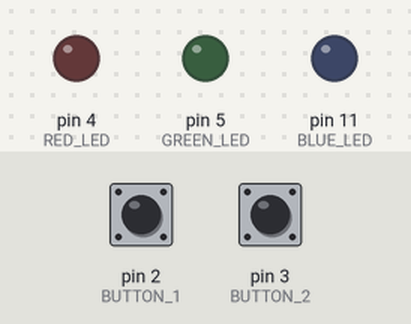
A sketch run on a simulated Arduino Uno, built with avr-gcc and run on an emulated ATmega328P. On the bench: output pins drawn as LEDs (lit = HIGH). The test bench sets the inputs (shaded band); at power-on: pin 2 (BUTTON_1) HIGH, pin 3 (BUTTON_2) HIGH.

Above: at 1.2 s.
1.3 s: pin 2 (BUTTON_1) pulled LOW for 0.15 s
At 2.6 s:
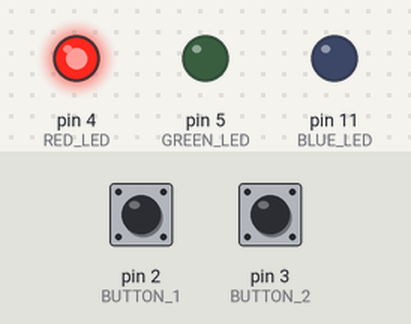
2.9 s: pin 3 (BUTTON_2) pulled LOW for 0.15 s
At 4.5 s:
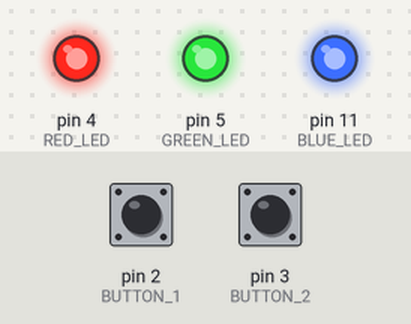
5.5 s: pin 2 (BUTTON_1) pulled LOW for 1 s
At 7.0 s:
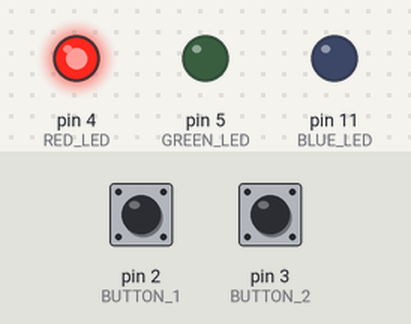
8.0 s: pin 2 (BUTTON_1) pulled LOW for 0.15 s
At 8.9 s:
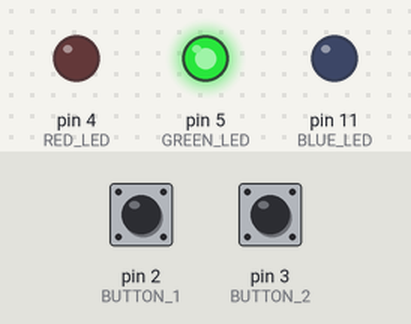
9.6 s: pin 2 (BUTTON_1) pulled LOW for 3.2 s
At 14.0 s:
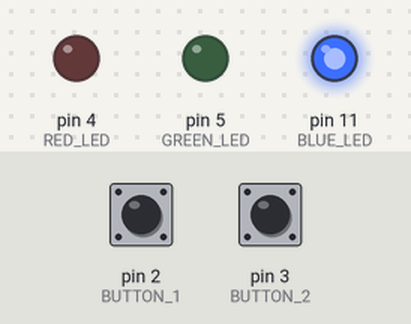
14.3 s: pin 3 (BUTTON_2) pulled LOW for 1 s
At 16.9 s:
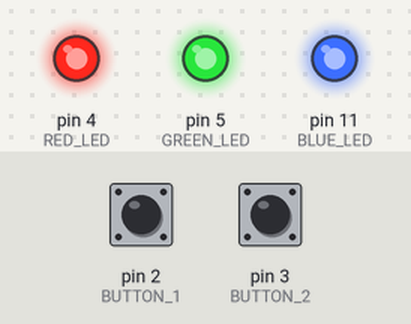
Timing chart, 0 to 18.4 s (numbered marks = the images above; inputs shaded):
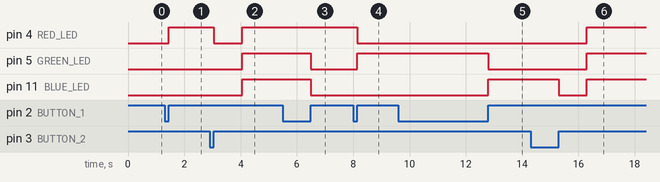

The sketch:

ENCE_3210_Lab_2_P3.ino
```cpp
/*
 * Kevin Granillo
 * January 16, 2025
 *
 * This program is a calculator with three different operations.
 * When a button is pressed the red LED turns on showing that addition has been selected.
 * When the button is pressed again, the green LED turns on showing subtraction has been selected
 * When the button is pressed for a third time, the blue LED turns on showing multiplication has been selected
 *
 * When the second button is pressed, the selected operation will be applied to the first elements of an array and all the lights turn off
 * The operation is then applied to the rest of the array and all the lights turn off
 * The calculator can be used again by pressing the first button
 *
 *
 *
 */
 // Assign pins to the buttons and LEDS
#define RED_LED 4
#define GREEN_LED 5
#define BLUE_LED 11
#define BUTTON_1 2
#define BUTTON_2 3

// Sets a button counter
int gButtonCounter = 0;

// Sets arrays with numbers as constant integers
const int gArrayOne[10] = {1,3,5,2,4,7,2,9,2,8};
const int gArrayTwo[10] = {4,7,2,5,1,3,7,8,9,9};
// Answers are saved in this array
int gAnswers[10] ={};
// Length of arrays for "for" loops
const int gArrayLength = 10;

int gButton_2_Flag = 0;

void setup() {
  // put your setup code here, to run once:
  Serial.begin(9600);
  // Sets LEDS as outputs
  pinMode(RED_LED, OUTPUT);
  pinMode(GREEN_LED, OUTPUT);
  pinMode(BLUE_LED, OUTPUT);
  // Sets buttons as inputs with pullup resistors
  pinMode(BUTTON_1, INPUT_PULLUP);
  pinMode(BUTTON_2, INPUT_PULLUP);
  // Starts all LEDS as off
  digitalWrite(RED_LED, LOW);
  digitalWrite(GREEN_LED, LOW);
  digitalWrite(BLUE_LED, LOW);

  attachInterrupt(digitalPinToInterrupt(BUTTON_1), isr_button_1,CHANGE);
  attachInterrupt(digitalPinToInterrupt(BUTTON_2), isr_button_2,CHANGE);

}

void loop() {
  // If statement reads the amount of times button 1 has been pressed
  if(gButtonCounter == 1){
    // Turns Red LED on and all other LEDs off
    digitalWrite(RED_LED, HIGH);
    digitalWrite(GREEN_LED, LOW);
    digitalWrite(BLUE_LED, LOW);
    // If statement activates if second button is pressed while Red LED is on
    if(gButton_2_Flag == 1){
      // Adds first elements in the arrays and saves them in the third array
      gAnswers[0] = gArrayOne[0]+gArrayTwo[0];
      // Turns off all the LEDS
      digitalWrite(RED_LED, LOW);
      digitalWrite(GREEN_LED, LOW);
      digitalWrite(BLUE_LED, LOW);
      delay(1000);
      // Adds the rest of the elements in the array
      for(int i =1; i<gArrayLength;i++){
        gAnswers[i] = gArrayOne[i]+gArrayTwo[i];
      }
      // All LEDS are turned off and calculator is reset
      digitalWrite(RED_LED, HIGH);
      digitalWrite(GREEN_LED, HIGH);
      digitalWrite(BLUE_LED, HIGH);
      delay(1000);
      gButtonCounter = 0;
      gButton_2_Flag = 0;
    }
  }
  // If statement activates when first button is pressed twice
  if(gButtonCounter == 2){
    // Green LED turns on and all others turn off
    digitalWrite(GREEN_LED, HIGH);
    digitalWrite(RED_LED, LOW);
    digitalWrite(BLUE_LED, LOW);
    // If statement activates when second button is pressed while Green LED is on
    if(gButton_2_Flag == 1){
      // Subtracts the first elements of the two arrays and saves the results in the third array
      gAnswers[0] = gArrayOne[0]-gArrayTwo[0];
      // All LEDs turn off
      digitalWrite(RED_LED, LOW);
      digitalWrite(GREEN_LED, LOW);
      digitalWrite(BLUE_LED, LOW);
      delay(1000);
      // Subtracts the rest of the array elements and saves them in the third array
      for(int i =1; i<gArrayLength;i++){
      gAnswers[i] = gArrayOne[i]-gArrayTwo[i];
     }
     // Turns on all the LEDs
      digitalWrite(RED_LED, HIGH);
      digitalWrite(GREEN_LED, HIGH);
      digitalWrite(BLUE_LED, HIGH);
      delay(1000);
      // Resets calculator
      gButtonCounter = 0;
      gButton_2_Flag = 0;
  }
}
  // Turns on the Blue LED when the button is pressed is three times
  if(gButtonCounter == 3){
    digitalWrite(GREEN_LED, LOW);
    digitalWrite(RED_LED, LOW);
    digitalWrite(BLUE_LED, HIGH);
    //  If second button is pressed while blue LED is on multipllication is activated
    if(gButton_2_Flag == 1){
      // First two elements are multiplied together and saved in third array
      gAnswers[0] = gArrayOne[0]*gArrayTwo[0];
      // All LEDs turn off
      digitalWrite(RED_LED, LOW);
      digitalWrite(GREEN_LED, LOW);
      digitalWrite(BLUE_LED, LOW);
      delay(1000);
      // The rest of the elements are multiplied
      for(int i =1; i<gArrayLength;i++){
        gAnswers[i] = gArrayOne[i]*gArrayTwo[i];
      }
      // All LEDs turn on
      digitalWrite(RED_LED, HIGH);
      digitalWrite(GREEN_LED, HIGH);
      digitalWrite(BLUE_LED, HIGH);
      delay(1000);
      // Calculator is reset
      gButtonCounter = 0;
      gButton_2_Flag = 0;
    }
  }
}

void isr_button_1(){
  if(digitalRead(BUTTON_1)){
    gButtonCounter++;
  }
}
 void isr_button_2(){
  if(digitalRead(BUTTON_2)){
    gButton_2_Flag = 1;
  }
}
```

Measured:
- after the input at 1.3 s, pin 4 (RED_LED): LOW → HIGH after 0.15 s
- after the input at 2.9 s, pin 4 (RED_LED): HIGH → LOW after 0.15 s, → HIGH 1.0 s later; pin 5 (GREEN_LED), pin 11 (BLUE_LED): LOW → HIGH after 1.2 s
- after the input at 5.5 s, pin 5 (GREEN_LED), pin 11 (BLUE_LED): HIGH → LOW after 1.0 s
- after the input at 8.0 s, pin 4 (RED_LED): HIGH → LOW after 0.15 s; pin 5 (GREEN_LED): LOW → HIGH after 0.15 s
- after the input at 9.6 s, pin 5 (GREEN_LED): HIGH → LOW after 3.2 s; pin 11 (BLUE_LED): LOW → HIGH after 3.2 s
- after the input at 14.3 s, pin 4 (RED_LED), pin 5 (GREEN_LED): LOW → HIGH after 2.0 s; pin 11 (BLUE_LED): HIGH → LOW after 1.0 s, → HIGH 1.0 s later
